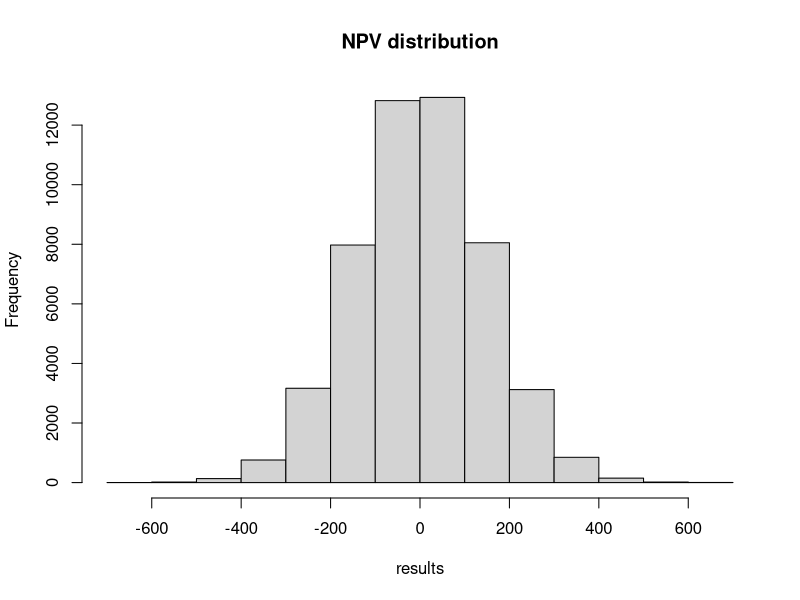

Recreate this plot in R.
# In the context of economics and finance, Net Present Value (NPV) is used to assess 
# the profitability of investment projects or business decisions.
# This code performs a Monte Carlo simulation of Net Present Value (NPV) with 50,000 trials in parallel,
# utilizing multiple CPU cores. It randomizes input parameters for each trial, calculates the NPV,
# and stores the results for analysis.

# load necessary libraries
library(foreach)
library(doParallel)

options(warn=-1)

# set the number of cores here
ncore <- 1

# register parallel backend to limit threads to the value specified in ncore variable
registerDoParallel(ncore)

# define function for NPV calculation
npv_calculation <- function(cashflows, discount_rate) {
  # inputs: cashflows (a vector of cash flows over time) and discount_rate (the discount rate).
  npv <- sum(cashflows / (1 + discount_rate)^(0:length(cashflows)))
  return(npv)
}

# number of trials
num_trials <- 50000

# measure the execution time of the Monte Carlo simulation
system.time({
  # use the foreach package to loop through the specified number of trials (num_trials) in parallel
  # within each parallel task, random values for input parameters (cash flows and discount rate) are generated for each trial
  # these random input values represent different possible scenarios
  results <- foreach(i = 1:num_trials, .combine = rbind) %dopar% {
    # randomly generate input values for each trial
    cashflows <- runif(10000, min = -100, max = 100)  # random cash flow vector over 10,000 time periods. 
    # these cash flows can represent costs (e.g., initial investment) and benefits (e.g., revenue or savings) associated with the project
    discount_rate <- runif(1, min = 0.05, max = 0.15)  # random discount rate at which future cash flows are discounted
    
    # calculate NPV for the trial
    npv <- npv_calculation(cashflows, discount_rate)
    
  }
})


cat("Parallel NPV Calculation (using", ncore, "cores):\n")
# print summary statistics for NPV and plot a histogram of the results
# positive NPV indicates that the project is expected to generate a profit (the benefits outweigh the costs), 
# making it an economically sound decision. If the NPV is negative, it suggests that the project may not be financially viable.
summary(results)
hist(results, main = 'NPV distribution')
